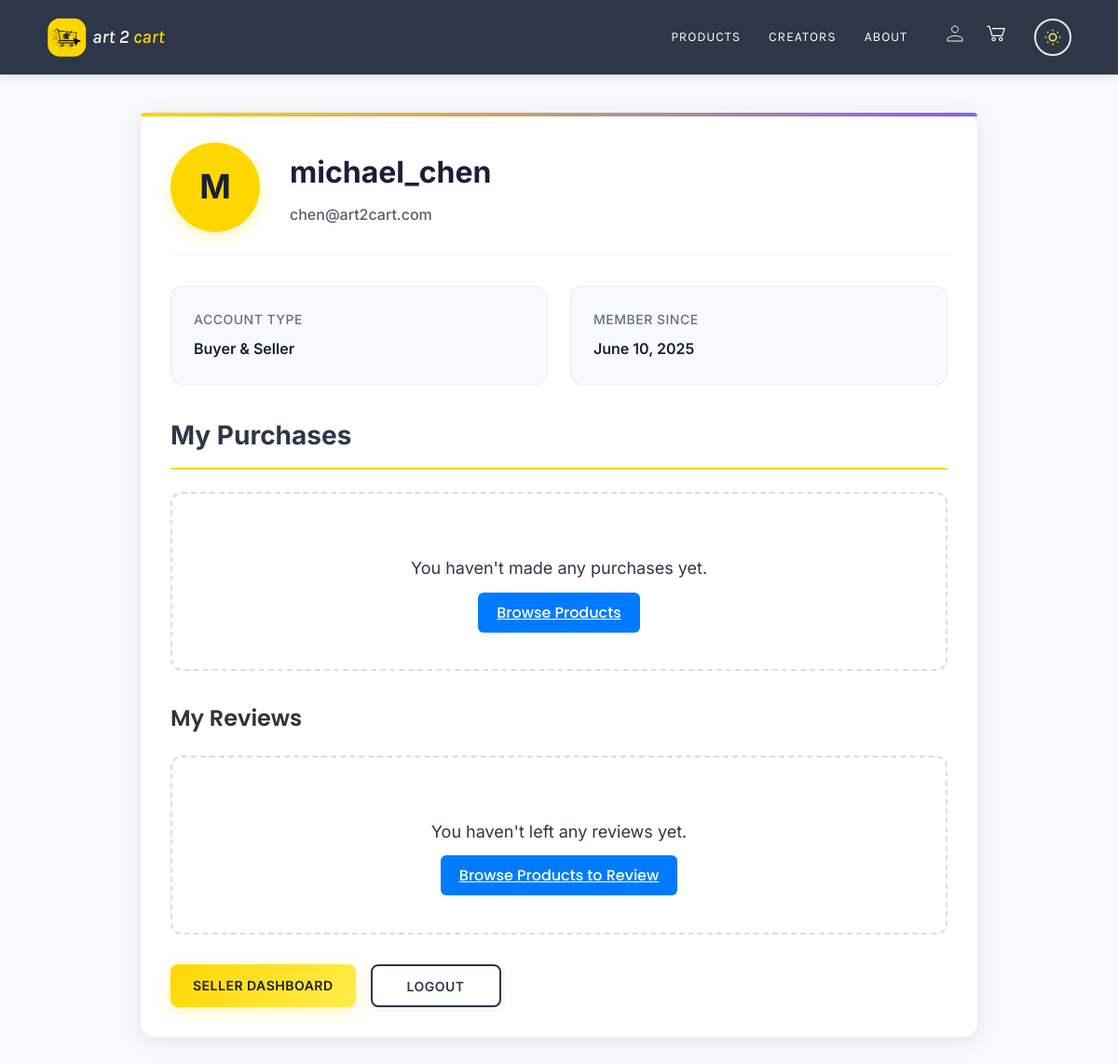
The app's page /account.php (signed in) with its own data.
### tables this page shows
CREATE TABLE `users` (
  `id` int NOT NULL AUTO_INCREMENT,
  `username` varchar(50) NOT NULL,
  `email` varchar(100) NOT NULL,
  `first_name` varchar(50) DEFAULT NULL,
  `last_name` varchar(50) DEFAULT NULL,
  `password_hash` varchar(255) NOT NULL,
  `profile_image` varchar(255) DEFAULT NULL,
  `phone` varchar(20) DEFAULT NULL,
  `email_verified` tinyint(1) DEFAULT '0',
  `status` enum('active','inactive','suspended') DEFAULT 'active',
  `created_at` timestamp NULL DEFAULT CURRENT_TIMESTAMP,
  `updated_at` timestamp NULL DEFAULT CURRENT_TIMESTAMP ON UPDATE CURRENT_TIMESTAMP,
  PRIMARY KEY (`id`),
  UNIQUE KEY `username` (`username`),
  UNIQUE KEY `email` (`email`),
  KEY `idx_users_email` (`email`),
  KEY `idx_users_username` (`username`),
  KEY `idx_users_status` (`status`),
  KEY `idx_users_created` (`created_at`)
);

### config/db.php (called while the page is built, shortened)
<?php
class Database {
    private static $instance = null;
    private $conn;
    private $host = 'localhost';
    private $db_name = 'art2cart';
    private $username = 'root';
    private $password = '';
    private function __construct() {
        try {
            $this->conn = new PDO(
                "mysql:host=$this->host;dbname=$this->db_name;charset=utf8mb4",
                $this->username,
                $this->password,
                [
                    PDO::ATTR_ERRMODE => PDO::ERRMODE_EXCEPTION,
                    PDO::ATTR_DEFAULT_FETCH_MODE => PDO::FETCH_ASSOC,
                    PDO::ATTR_EMULATE_PREPARES => false
                ]
            );
        } catch(PDOException $e) {
            error_log("Connection failed: " . $e->getMessage());
            throw new Exception("Database connection failed");
        }
    }
    public static function getInstance() {
        if (self::$instance === null) {
            self::$instance = new self();
        }
        return self::$instance;
    }
    public function getConnection() {
        return $this->conn;
    }
}
?>

### includes/User.php (called while the page is built, shortened)
<?php
require_once __DIR__ . '/../config/db.php';
class User {
    private $db;
    private $id;
    private $roles = [];
    public function __construct($userId) {
        $this->db = Database::getInstance()->getConnection();
        $this->id = $userId;
        $this->loadRoles();
    }
    private function loadRoles() {
        try {
            $stmt = $this->db->prepare("
                SELECT r.name
                FROM roles r
                JOIN user_roles ur ON r.id = ur.role_id
                WHERE ur.user_id = ?
            ");
            $stmt->execute([$this->id]);
            $roles = $stmt->fetchAll(PDO::FETCH_COLUMN);
            $this->roles = $roles;
        } catch (PDOException $e) {
            error_log("Error loading user roles: " . $e->getMessage());
            return false;
        }
    }
    public function getRoles() {
        return $this->roles;
    }
    public function getProfileInfo() {
        try {
            $stmt = $this->db->prepare("
                SELECT
                    id,
                    username,
                    email,
                    profile_image,
                    created_at
                FROM users
                WHERE id = ?
            ");
            $stmt->execute([$this->id]);
            $userInfo = $stmt->fetch(PDO::FETCH_ASSOC);
            if ($userInfo) {
                $userInfo['roles'] = $this->getRoles();
                $userInfo['avatar_letter'] = strtoupper(substr($userInfo['username'], 0, 1));
            }
            return $userInfo;
        } catch (PDOException $e) {
            error_log("Error fetching user info: " . $e->getMessage());
            return null;
        }
    }
}

### account.php (the view, shortened to what this page needs)
<?php
require_once 'config/db.php';
require_once 'includes/User.php';
$user = new User($_SESSION['user_id']);
$userInfo = $user->getProfileInfo();
$purchasedProducts = getPurchasedProducts($_SESSION['user_id']);
$productService = new ProductService();
$userRatings = $productService->getUserRatings($_SESSION['user_id']);
?>
<!DOCTYPE html>
<html lang="en">
<head>
      <link rel="stylesheet" href="static/css/var.css">
    <link rel="stylesheet" href="static/css/fonts.css">
    <link rel="stylesheet" href="static/css/template/header.css">
    <link rel="stylesheet" href="static/css/account.css">
</head>
<body>
    <?php include 'static/templates/header_new.php'; ?>
    <div class="account-container">
        <section class="profile-section">
            <div class="profile-header">
                <div class="profile-avatar">
                    <?php echo htmlspecialchars($userInfo['avatar_letter']); ?>
                </div>
                <div class="profile-info">
                    <h1><?php echo htmlspecialchars($userInfo['username']); ?></h1>
                    <p class="profile-email"><?php echo htmlspecialchars($userInfo['email']); ?></p>
                </div>
            </div>
            <div class="info-grid">
                <div class="info-card">
                    <div class="info-label">Account Type</div>
                    <div class="info-value">
                        <?php echo implode(' & ', array_map('ucfirst', $userInfo['roles'])); ?>
                    </div>
                </div>
                <div class="info-card">
                    <div class="info-label">Member Since</div>
                    <div class="info-value">
                        <?php echo date('F j, Y', strtotime($userInfo['created_at'])); ?>
                    </div>
                </div>
            </div>              <?php
            $application = null;
            ?>
            <section class="purchases-section">
                <h2>My Purchases</h2>
                <?php if (empty($purchasedProducts)): ?>                    <div class="empty-state">
                        <p>You haven't made any purchases yet.</p>
                        <a href="catalogue.php" class="btn btn-primary">Browse Products</a>
                    </div>
                <?php endif; ?>
            </section>
            <section class="reviews-section">
                <h2>My Reviews</h2>
                <?php if (empty($userRatings)): ?>
                    <div class="empty-state">
                        <p>You haven't left any reviews yet.</p>
                        <a href="catalogue.php" class="btn btn-primary">Browse Products to Review</a>
                    </div>
                <?php endif; ?>
            </section>            <div class="action-buttons">
                <?php if (!in_array('seller', $userInfo['roles']) && (!$application || $application['status'] === 'rejected')): ?>
                    <a href="<?php echo $baseUrl; ?>auth/become_seller.php" class="action-btn primary-btn">Become a Seller</a>
                <?php elseif (in_array('seller', $userInfo['roles'])): ?>
                    <a href="<?php echo $baseUrl; ?>seller/dashboard.php" class="action-btn primary-btn">Seller Dashboard</a>
                <?php endif; ?>
                <button onclick="location.href='<?php echo $baseUrl; ?>auth/logout.php'" class="action-btn secondary-btn">Logout</button>
            </div>        </section>
    </div>
</body>
</html>

### static/css/var.css (style rules this page uses)
:root, [data-theme="light"], [data-variable-collection-mode="mode-1"] { --accent-1: #ffd700; --accent-2: #ff6b6b; --primary-2: #2d3748; --primary-1: #1a1f36; --neutral-1: #ffffff; --neutral-2: #f7fafc; --supporting-1: #8b5cf6; --supporting-2: #14b8a6; --bg-primary: #ffffff; --bg-secondary: #f8f9fa; --bg-tertiary: #e9ecef; --text-primary: #000000; --text-secondary: #6b7280; --text-muted: #9ca3af; --border-primary: #e5e7eb; --border-secondary: #d1d5db; --shadow-light: rgba(0, 0, 0, 0.05); --shadow-medium: rgba(0, 0, 0, 0.1); --shadow-heavy: rgba(0, 0, 0, 0.25); --card-bg: #ffffff; --input-bg: #ffffff; --hero-overlay: rgba(0, 0, 0, 0.3); }

### static/css/account.css (style rules this page uses)
body { font-family: var(--font-inter), sans-serif; margin: 0; padding: 0; background-color: var(--neutral-2); color: var(--primary-2); line-height: 1.6; }
.account-container { max-width: 900px; margin: 40px auto; padding: 0 24px; animation: fadeInUp 0.6s ease-out; }
.profile-section { background: var(--neutral-1); border-radius: 16px; padding: 32px; margin-top: 120px; margin-bottom: 32px; box-shadow: 0 4px 24px rgba(0, 0, 0, 0.08); border: 1px solid rgba(45, 55, 72, 0.08); transition: all 0.3s cubic-bezier(0.4, 0, 0.2, 1); position: relative; }
.profile-section::before { content: ''; position: absolute; top: 0; left: 0; right: 0; height: 4px; background: linear-gradient(90deg, var(--accent-1), var(--supporting-1)); border-radius: 16px 16px 0 0; }
.profile-header { display: flex; align-items: center; margin-bottom: 32px; padding-bottom: 24px; border-bottom: 2px solid var(--neutral-2); }
.profile-avatar { width: 96px; height: 96px; border-radius: 50%; background: var(--accent-1); display: flex; align-items: center; justify-content: center; font-size: 36px; font-weight: var(--font-weight-bold); margin-right: 32px; color: var(--primary-1); box-shadow: 0 4px 16px rgba(255, 215, 0, 0.3); transition: all 0.3s ease; }
.profile-info h1 { margin: 0 0 8px; font-size: 32px; font-weight: var(--font-weight-bold); color: var(--primary-1); font-family: var(--font-inter); }
.profile-email { color: var(--primary-2); margin: 0; font-size: 16px; font-weight: var(--font-weight-medium); opacity: 0.8; }
.info-grid { display: grid; grid-template-columns: repeat(auto-fit, minmax(280px, 1fr)); gap: 24px; margin-top: 32px; }
.info-card { background: var(--neutral-2); padding: 24px; border-radius: 12px; border: 1px solid rgba(45, 55, 72, 0.06); transition: all 0.3s cubic-bezier(0.4, 0, 0.2, 1); position: relative; overflow: hidden; }
.info-card::before { content: ''; position: absolute; top: 0; left: 0; right: 0; height: 3px; background: linear-gradient(90deg, var(--accent-1), var(--supporting-1)); transform: scaleX(0); transition: transform 0.3s ease; }
.info-label { font-size: 14px; color: var(--primary-2); margin-bottom: 8px; font-weight: var(--font-weight-medium); text-transform: uppercase; letter-spacing: 0.5px; opacity: 0.7; }
.info-value { font-weight: var(--font-weight-semibold); font-size: 16px; color: var(--primary-1); }
.action-buttons { display: flex; gap: 16px; margin-top: 32px; flex-wrap: wrap; }
.action-btn { padding: 12px 24px; border: none; border-radius: 8px; cursor: pointer; font-weight: var(--font-weight-semibold); font-family: var(--font-inter); font-size: 14px; text-decoration: none; display: inline-flex; align-items: center; justify-content: center; transition: all 0.3s cubic-bezier(0.4, 0, 0.2, 1); text-transform: uppercase; letter-spacing: 0.5px; min-width: 140px; }
.primary-btn { background: linear-gradient(135deg, var(--accent-1), #ffed4e); color: var(--primary-1); box-shadow: 0 4px 16px rgba(255, 215, 0, 0.3); }
.secondary-btn { background: var(--neutral-1); color: var(--primary-2); border: 2px solid var(--primary-2); box-shadow: 0 2px 8px rgba(45, 55, 72, 0.1); }
.purchases-section { margin: 32px 0; }
.purchases-section h2 { font-size: 28px; font-weight: 700; color: var(--primary-2); margin-bottom: 24px; border-bottom: 2px solid var(--accent-1); padding-bottom: 12px; }
.empty-state { text-align: center; padding: 48px 24px; background: var(--neutral-1); border-radius: 12px; border: 2px dashed #ddd; }
.empty-state p { font-size: 18px; color: var(--neutral-5); margin-bottom: 20px; }

### records on screen
users: username "michael_chen", email "chen@art2cart.com", created_at "June 10, 2025"

### other values on screen
$userInfo['avatar_letter'] "M"
implode(' & ', array_map('ucfirst', $userInfo['roles'])) "Buyer & Seller"
